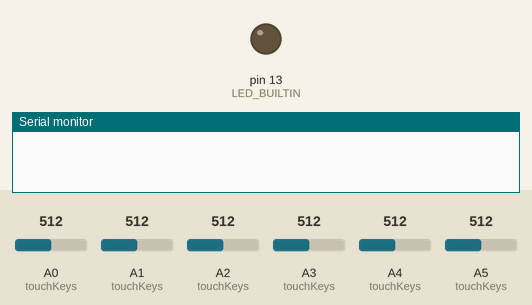
Simulated run of this sketch. Board: Arduino Leonardo, built with avr-gcc and run on an emulated ATmega32U4. Parts: output pins drawn as LEDs (lit = HIGH), the last lines printed to the serial monitor. The inputs (shaded band) are chosen by the test bench; at power-on: A0 (touchKeys) = 512, A1 (touchKeys) = 512, A2 (touchKeys) = 512, A3 (touchKeys) = 512, A4 (touchKeys) = 512, A5 (touchKeys) = 512. USB keyboard and mouse output is not drawn.

Above: at 0.1 s.
At 2.2 s:
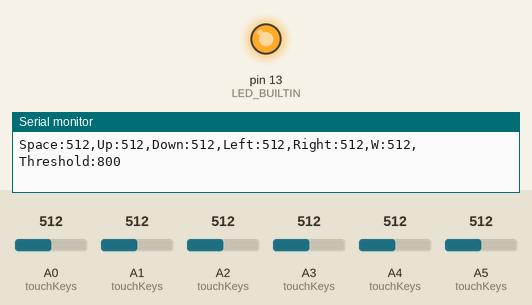
2.3 s: A0 (touchKeys) set to 791
5.3 s: A0 (touchKeys) set to 817
Timing chart, 0 to 8.3 s (numbered marks = the images above; inputs shaded):
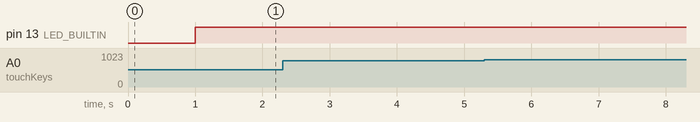

The sketch:

MakeyMakey.ino
```cpp
/**
 * Resistive Touch to Keyboard — Multi-Key (Makey Makey style)
 *
 * Boards: Arduino Leonardo, Micro, or any ATmega32U4-based board
 *         (UNO does NOT support Keyboard — it lacks native USB HID)
 *
 * How it works:
 * Each input pin has a high-value pull-up resistor (1MΩ–22MΩ) to 5V,
 * keeping it near 1023. When the user touches the conductive object
 * while grounded, their body resistance pulls the voltage down.
 * We detect this drop and send the corresponding keystroke over USB.
 *
 * Note: Unconnected analog pins will show erratic readings (they "float").
 * This is normal. Connect a pull-up resistor to each pin you plan to use,
 * even before attaching the conductive object.
 *
 * Hardware setup:
 * - 1MΩ–22MΩ resistor between 5V and each analog input pin (pull-up)
 * - Conductive objects (banana, foil, etc.) wired to each pin
 * - User holds a GND wire (or stands on grounded foil)
 *
 * Default pin-to-key mapping:
 *   A0 → Space       A3 → Left Arrow
 *   A1 → Up Arrow    A4 → Right Arrow
 *   A2 → Down Arrow  A5 → W
 *
 * To add more keys, add entries to the touchKeys[] array below.
 * Leonardo pins A6–A11 are analog-input only (no digital I/O)
 * but work fine for analogRead().
 *
 * Libraries: Keyboard (by Arduino) — install via Library Manager
 *
 * ------
 * By Jon E. Froehlich
 * Professor, Allen School of Computer Science & Engineering
 * Director, Makeability Lab, https://makeabilitylab.cs.washington.edu/
 * Textbook: https://makeabilitylab.github.io/physcomp/
 * Code: https://github.com/makeabilitylab/arduino
 */

#include <Keyboard.h>

/**
 * Represents a single resistive touch input mapped to a keyboard key.
 */
struct TouchKey {
  int pin;            // Analog input pin (e.g., A0)
  int key;            // Key code to send (char or KEY_* constant)
  int threshold;      // Analog value below which a touch is detected
  const char* label;  // Label for Serial Plotter output
  bool isKeyPressed;  // Tracks current press state
};

// Edit this array to change pin assignments, keys, or thresholds.
// Use char literals for printable keys (e.g., 'w') and KEY_* constants
// for special keys (e.g., KEY_UP_ARROW). See:
// https://www.arduino.cc/reference/en/language/functions/usb/keyboard/keyboardmodifiers/
//
// We support individual key thresholds but only print one threshold to the screen
// (AO's threshold) for readability
TouchKey touchKeys[] = {
  { A0, ' ',             800, "Space", false },
  { A1, KEY_UP_ARROW,    800, "Up",    false },
  { A2, KEY_DOWN_ARROW,  800, "Down",  false },
  { A3, KEY_LEFT_ARROW,  800, "Left",  false },
  { A4, KEY_RIGHT_ARROW, 800, "Right", false },
  { A5, 'w',             800, "W",     false },
};

const int NUM_KEYS = sizeof(touchKeys) / sizeof(touchKeys[0]);

void setup() {
  Serial.begin(9600);
  pinMode(LED_BUILTIN, OUTPUT);

  // Safety delay — gives you time to upload new code if the sketch
  // starts spamming keystrokes. Hold reset, upload, then release.
  delay(1000);

  Keyboard.begin();
}

void loop() {
  bool anyKeyPressed = false;

  for (int i = 0; i < NUM_KEYS; i++) {
    int sensorValue = analogRead(touchKeys[i].pin);
    bool touched = sensorValue < touchKeys[i].threshold;

    // Press on falling edge, release on rising edge
    if (touched && !touchKeys[i].isKeyPressed) {
      Keyboard.press(touchKeys[i].key);
      touchKeys[i].isKeyPressed = true;
    } else if (!touched && touchKeys[i].isKeyPressed) {
      Keyboard.release(touchKeys[i].key);
      touchKeys[i].isKeyPressed = false;
    }

    if (touchKeys[i].isKeyPressed) {
      anyKeyPressed = true;
    }

    // Print raw value for Serial Plotter (comma-separated label:value pairs)
    Serial.print(touchKeys[i].label);
    Serial.print(":");
    Serial.print(sensorValue);
    Serial.print(",");
  }

  // Single threshold line for reference (shared across all inputs)
  Serial.print("Threshold:");
  Serial.println(touchKeys[0].threshold);

  // LED indicates if any key is currently touched
  digitalWrite(LED_BUILTIN, anyKeyPressed ? HIGH : LOW);

  // Analog read rate — keep fast enough for responsive input,
  // slow enough to avoid flooding Serial Plotter
  delay(10);
}
```
